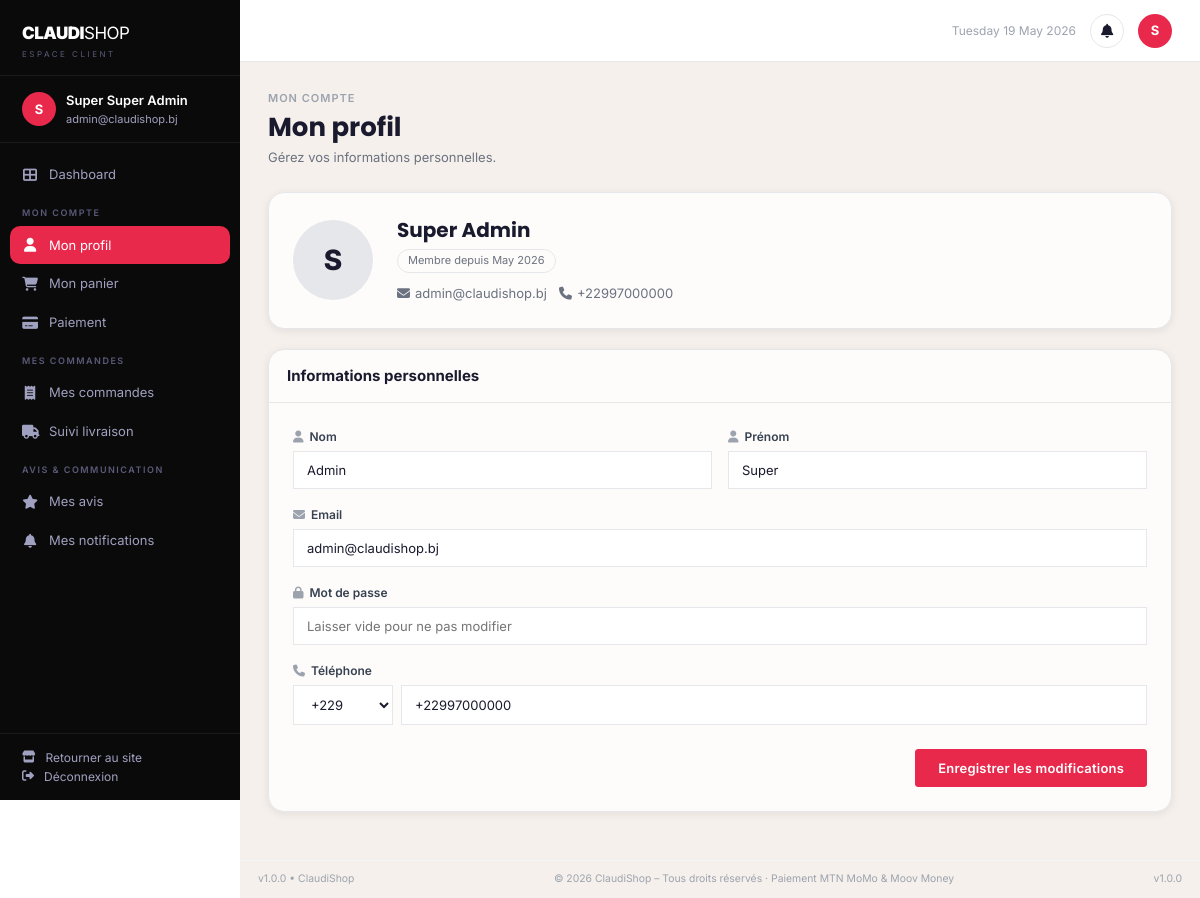
The page /user/profil.php (signed in) on the database its author committed.
### tables this page shows
CREATE TABLE `utilisateur` (
  `id`               INT UNSIGNED NOT NULL AUTO_INCREMENT,
  `nom`              VARCHAR(100) NOT NULL,
  `prenom`           VARCHAR(100) NOT NULL,
  `email`            VARCHAR(180) NOT NULL UNIQUE,
  `mot_de_passe`     VARCHAR(255) NOT NULL,
  `telephone`        VARCHAR(20) DEFAULT NULL,
  `role`             ENUM('client','admin','gestionnaire','livreur','support','comptable','logistique') NOT NULL DEFAULT 'client',
  `est_actif`        TINYINT(1) NOT NULL DEFAULT 1,
  `reset_token`      VARCHAR(64) DEFAULT NULL,
  `reset_expire`     DATETIME DEFAULT NULL,
  `derniere_connexion` DATETIME DEFAULT NULL,
  `date_inscription` DATETIME NOT NULL DEFAULT CURRENT_TIMESTAMP,
  `updated_at`       DATETIME NOT NULL DEFAULT CURRENT_TIMESTAMP ON UPDATE CURRENT_TIMESTAMP,
  PRIMARY KEY (`id`),
  KEY `idx_email` (`email`),
  KEY `idx_role` (`role`)
);

### config/database.php (called while the page is built, shortened)
<?php
class Database {
    private static $instance = null;
    private $pdo;
    private function __construct() {
        $host = 'localhost';
        $dbname = 'claudishop';
        $username = 'root';
        $password = '';
        try {
            $this->pdo = new PDO(
                "mysql:host=$host;dbname=$dbname;charset=utf8mb4",
                $username,
                $password,
                [
                    PDO::ATTR_ERRMODE => PDO::ERRMODE_EXCEPTION,
                    PDO::ATTR_DEFAULT_FETCH_MODE => PDO::FETCH_ASSOC,
                    PDO::ATTR_EMULATE_PREPARES => false
                ]
            );
        } catch (PDOException $e) {
            die("Erreur de connexion à la base de données.");
        }
    }
    public static function getInstance() {
        if (self::$instance === null) {
            self::$instance = new self();
        }
        return self::$instance;
    }
    public function getConnection() {
        return $this->pdo;
    }
}

### classes/Utilisateur.php (called while the page is built, shortened)
<?php
require_once __DIR__ . '/../config/database.php';
class Utilisateur {
    private $db;
    public function __construct() {
        $this->db = Database::getInstance()->getConnection();
    }
    public function getById($id) {
        $stmt = $this->db->prepare("SELECT * FROM utilisateur WHERE id = ?");
        $stmt->execute([$id]);
        return $stmt->fetch();
    }
}

### config/config.php (called while the page is built, shortened)
<?php
function securiser($data) {
    return htmlspecialchars(trim($data), ENT_QUOTES, 'UTF-8');
}
function verifierUtilisateurExiste() {
    require_once __DIR__ . '/../config/database.php';
}
function nettoyerInvite() {
    if (empty($_SESSION['user_id']) || empty($_SESSION['guest_converted'])) {
        return;
    }
    require_once __DIR__ . '/../config/database.php';
}

### user/profil.php (the view, shortened to what this page needs)
<?php
require_once __DIR__ . '/../config/config.php';
require_once __DIR__ . '/../classes/Utilisateur.php';
$utilisateur = new Utilisateur();
$user = $utilisateur->getById($_SESSION['user_id']);
require_once __DIR__ . '/../includes/header.php';
?>
<div class="dashboard-layout">
<?php require_once __DIR__ . '/../includes/user_sidebar.php'; ?>
<div class="dash-main">
<?php require_once __DIR__ . '/../includes/dash_topbar.php'; ?>
<div class="dash-content">
    <div class="dash-page-header">
        <div class="dash-page-label">Mon compte</div>
        <h1 class="dash-page-title">Mon profil</h1>
        <p class="dash-page-sub">Gérez vos informations personnelles.</p>
    </div>
    <div class="table-card" style="margin-bottom:20px;">
        <div style="padding:24px;display:flex;align-items:center;gap:24px;">
            <div style="width:80px;height:80px;border-radius:50%;background:var(--gray-200);display:flex;align-items:center;justify-content:center;font-size:28px;font-weight:800;color:var(--dark);flex-shrink:0;">
                <?= strtoupper(substr($user['prenom'] ?? 'U', 0, 1)) ?>
            </div>
            <div>
                <h2 style="font-size:20px;font-weight:700;"><?= securiser($user['prenom']) ?> <?= securiser($user['nom']) ?></h2>
                <div style="display:inline-block;border:1px solid var(--gray-200);padding:2px 10px;font-size:11px;color:var(--gray-500);border-radius:20px;margin:6px 0;">Membre depuis <?= date('F Y', strtotime($user['date_inscription'])) ?></div>
                <div class="flex gap-3" style="margin-top:4px;">
                    <span class="text-sm text-muted"><i class="fas fa-envelope" style="margin-right:5px;"></i><?= securiser($user['email']) ?></span>
                    <span class="text-sm text-muted"><i class="fas fa-phone" style="margin-right:5px;"></i><?= securiser($user['telephone'] ?? '') ?></span>
                </div>
            </div>
        </div>
    </div>
    <div class="table-card" style="margin-bottom:20px;">
        <div class="table-card-header"><span class="table-card-title">Informations personnelles</span></div>
        <div style="padding:24px;">
            <form method="POST" action="<?= BASE_URL ?>/actions/update_profil.php">
                <div class="grid-2" style="gap:16px;margin-bottom:16px;">
                    <div class="form-group" style="margin-bottom:0;">
                        <label><i class="fas fa-user" style="margin-right:6px;color:var(--gray-400);"></i>Nom</label>
                        <input type="text" name="nom" class="form-control" value="<?= securiser($user['nom']) ?>" required>
                    </div>
                    <div class="form-group" style="margin-bottom:0;">
                        <label><i class="fas fa-user" style="margin-right:6px;color:var(--gray-400);"></i>Prénom</label>
                        <input type="text" name="prenom" class="form-control" value="<?= securiser($user['prenom']) ?>" required>
                    </div>
                </div>
                <div class="form-group">
                    <label><i class="fas fa-envelope" style="margin-right:6px;color:var(--gray-400);"></i>Email</label>
                    <input type="email" name="email" class="form-control" value="<?= securiser($user['email']) ?>" required>
                </div>
                <div class="form-group">
                    <label><i class="fas fa-lock" style="margin-right:6px;color:var(--gray-400);"></i>Mot de passe</label>
                    <input type="password" name="nouveau_mdp" class="form-control" placeholder="Laisser vide pour ne pas modifier">
                </div>
                <div class="form-group" style="margin-bottom:0;">
                    <label><i class="fas fa-phone" style="margin-right:6px;color:var(--gray-400);"></i>Téléphone</label>
                    <div class="flex gap-2">
                        <select class="form-control" style="width:100px;flex-shrink:0;">
                            <option>+229</option>
                        </select>
                        <input type="tel" name="telephone" class="form-control" value="<?= securiser($user['telephone'] ?? '') ?>">
                    </div>
                </div>
                <div style="text-align:right;margin-top:24px;">
                    <button type="submit" class="btn btn-dark">Enregistrer les modifications</button>
                </div>
            </form>
        </div>
    </div>
</div>
<div class="dash-footer">
    <span>v1.0.0 &bull; ClaudiShop</span>
    <span>&copy; <?= date('Y') ?> ClaudiShop &ndash; Tous droits réservés &middot; Paiement MTN MoMo &amp; Moov Money</span>
    <span>v1.0.0</span>
</div>
</div>
</div>
</body></html>

### rows shown on the page
utilisateur: prenom "S", prenom "Super", nom "Admin", date_inscription "May 2026", email "admin@claudishop.bj", telephone "+22997000000"

### other values the page prints
$userInitial "S"
$userName "Super Super Admin"
$userEmail "admin@claudishop.bj"
$userInitial2 "S"
